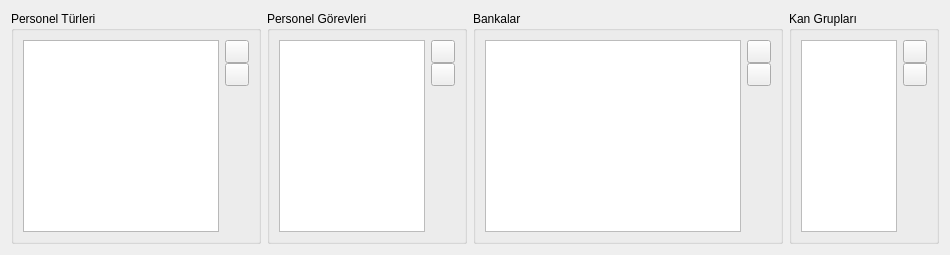
      <widget class="QWidget" name="tab_personel_sabitleri">
       <property name="styleSheet">
        <string notr="true"/>
       </property>
       <attribute name="title">
        <string>Personeller</string>
       </attribute>
       <layout class="QHBoxLayout" name="horizontalLayout">
        <item>
         <widget class="QGroupBox" name="grp_turler">
          <property name="maximumSize">
           <size>
            <width>250</width>
            <height>16777215</height>
           </size>
          </property>
          <property name="title">
           <string>Personel Türleri</string>
          </property>
          <layout class="QHBoxLayout" name="horizontalLayout_2">
           <item>
            <widget class="QListWidget" name="list_turler">
             <property name="autoFillBackground">
              <bool>false</bool>
             </property>
             <property name="styleSheet">
              <string notr="true"/>
             </property>
            </widget>
           </item>
           <item>
            <layout class="QVBoxLayout" name="verticalLayout">
             <property name="spacing">
              <number>0</number>
             </property>
             <item>
              <widget class="QToolButton" name="btn_ekle_turler">
               <property name="minimumSize">
                <size>
                 <width>0</width>
                 <height>0</height>
                </size>
               </property>
               <property name="styleSheet">
                <string notr="true">image:url(:/simgeler/ekle.ico)</string>
               </property>
               <property name="text">
                <string/>
               </property>
               <property name="icon">
                <iconset resource="../icons/resource.qrc">
                 <normaloff>:/simgeler/ekle.ico</normaloff>:/simgeler/ekle.ico</iconset>
               </property>
              </widget>
             </item>
             <item>
              <widget class="QToolButton" name="btn_sil_turler">
               <property name="minimumSize">
                <size>
                 <width>0</width>
                 <height>0</height>
                </size>
               </property>
               <property name="text">
                <string/>
               </property>
               <property name="icon">
                <iconset resource="../icons/resource.qrc">
                 <normaloff>:/simgeler/remove.ico</normaloff>:/simgeler/remove.ico</iconset>
               </property>
              </widget>
             </item>
             <item>
              <spacer name="verticalSpacer">
               <property name="orientation">
                <enum>Qt::Orientation::Vertical</enum>
               </property>
               <property name="sizeHint" stdset="0">
                <size>
                 <width>20</width>
                 <height>40</height>
                </size>
               </property>
              </spacer>
             </item>
            </layout>
           </item>
          </layout>
         </widget>
        </item>
        <item>
         <widget class="QGroupBox" name="grp_gorev">
          <property name="maximumSize">
           <size>
            <width>200</width>
            <height>16777215</height>
           </size>
          </property>
          <property name="title">
           <string>Personel Görevleri</string>
          </property>
          <layout class="QHBoxLayout" name="horizontalLayout_3">
           <item>
            <widget class="QListWidget" name="list_gorev">
             <property name="styleSheet">
              <string notr="true">QListWidget {
    outline: 0; /* Seçim çerçevesini kaldırır */
    border: 1px solid #bcbcbc; /* Dış çerçeve */
}

QListWidget::item {
    border-bottom: 1px solid #d1d1d1; /* İŞTE BU: Satırları bölen belirgin çizgi */
}</string>
             </property>
            </widget>
           </item>
           <item>
            <layout class="QVBoxLayout" name="verticalLayout_2">
             <property name="spacing">
              <number>0</number>
             </property>
             <item>
              <widget class="QToolButton" name="btn_ekle_gorev">
               <property name="minimumSize">
                <size>
                 <width>0</width>
                 <height>0</height>
                </size>
               </property>
               <property name="text">
                <string/>
               </property>
               <property name="icon">
                <iconset resource="../icons/resource.qrc">
                 <normaloff>:/simgeler/ekle.ico</normaloff>:/simgeler/ekle.ico</iconset>
               </property>
              </widget>
             </item>
             <item>
              <widget class="QToolButton" name="btn_sil_gorev">
               <property name="minimumSize">
                <size>
                 <width>0</width>
                 <height>0</height>
                </size>
               </property>
               <property name="text">
                <string/>
               </property>
               <property name="icon">
                <iconset resource="../icons/resource.qrc">
                 <normaloff>:/simgeler/remove.ico</normaloff>:/simgeler/remove.ico</iconset>
               </property>
              </widget>
             </item>
             <item>
              <spacer name="verticalSpacer_2">
               <property name="orientation">
                <enum>Qt::Orientation::Vertical</enum>
               </property>
               <property name="sizeHint" stdset="0">
                <size>
                 <width>20</width>
                 <height>40</height>
                </size>
               </property>
              </spacer>
             </item>
            </layout>
           </item>
          </layout>
         </widget>
        </item>
        <item>
         <widget class="QGroupBox" name="grp_banka">
          <property name="maximumSize">
           <size>
            <width>550</width>
            <height>16777215</height>
           </size>
          </property>
          <property name="title">
           <string>Bankalar</string>
          </property>
          <layout class="QHBoxLayout" name="horizontalLayout_4">
           <item>
            <widget class="QListWidget" name="list_banka">
             <property name="styleSheet">
              <string notr="true">QListWidget {
    outline: 0; /* Seçim çerçevesini kaldırır */
    border: 1px solid #bcbcbc; /* Dış çerçeve */
}

QListWidget::item {
    border-bottom: 1px solid #d1d1d1; /* İŞTE BU: Satırları bölen belirgin çizgi */
}</string>
             </property>
            </widget>
           </item>
           <item>
            <layout class="QVBoxLayout" name="verticalLayout_3">
             <property name="spacing">
              <number>0</number>
             </property>
             <item>
              <widget class="QToolButton" name="btn_ekle_banka">
               <property name="minimumSize">
                <size>
                 <width>0</width>
                 <height>0</height>
                </size>
               </property>
               <property name="text">
                <string/>
               </property>
               <property name="icon">
                <iconset resource="../icons/resource.qrc">
                 <normaloff>:/simgeler/ekle.ico</normaloff>:/simgeler/ekle.ico</iconset>
               </property>
              </widget>
             </item>
             <item>
              <widget class="QToolButton" name="btn_sil_banka">
               <property name="minimumSize">
                <size>
                 <width>0</width>
                 <height>0</height>
                </size>
               </property>
               <property name="text">
                <string/>
               </property>
               <property name="icon">
                <iconset resource="../icons/resource.qrc">
                 <normaloff>:/simgeler/remove.ico</normaloff>:/simgeler/remove.ico</iconset>
               </property>
              </widget>
             </item>
             <item>
              <spacer name="verticalSpacer_3">
               <property name="orientation">
                <enum>Qt::Orientation::Vertical</enum>
               </property>
               <property name="sizeHint" stdset="0">
                <size>
                 <width>20</width>
                 <height>40</height>
                </size>
               </property>
              </spacer>
             </item>
            </layout>
           </item>
          </layout>
         </widget>
        </item>
        <item>
         <widget class="QGroupBox" name="grp_kan">
          <property name="maximumSize">
           <size>
            <width>150</width>
            <height>16777215</height>
           </size>
          </property>
          <property name="title">
           <string>Kan Grupları</string>
          </property>
          <layout class="QHBoxLayout" name="horizontalLayout_5">
           <item>
            <widget class="QListWidget" name="list_kan">
             <property name="styleSheet">
              <string notr="true">QListWidget {
    outline: 0; /* Seçim çerçevesini kaldırır */
    border: 1px solid #bcbcbc; /* Dış çerçeve */
}

QListWidget::item {
    border-bottom: 1px solid #d1d1d1; /* İŞTE BU: Satırları bölen belirgin çizgi */
}</string>
             </property>
            </widget>
           </item>
           <item>
            <layout class="QVBoxLayout" name="verticalLayout_4">
             <property name="spacing">
              <number>0</number>
             </property>
             <item>
              <widget class="QToolButton" name="btn_ekle_kan">
               <property name="minimumSize">
                <size>
                 <width>0</width>
                 <height>0</height>
                </size>
               </property>
               <property name="text">
                <string/>
               </property>
               <property name="icon">
                <iconset resource="../icons/resource.qrc">
                 <normaloff>:/simgeler/ekle.ico</normaloff>:/simgeler/ekle.ico</iconset>
               </property>
              </widget>
             </item>
             <item>
              <widget class="QToolButton" name="btn_sil_kan">
               <property name="minimumSize">
                <size>
                 <width>0</width>
                 <height>0</height>
                </size>
               </property>
               <property name="text">
                <string/>
               </property>
               <property name="icon">
                <iconset resource="../icons/resource.qrc">
                 <normaloff>:/simgeler/remove.ico</normaloff>:/simgeler/remove.ico</iconset>
               </property>
              </widget>
             </item>
             <item>
              <spacer name="verticalSpacer_4">
               <property name="orientation">
                <enum>Qt::Orientation::Vertical</enum>
               </property>
               <property name="sizeHint" stdset="0">
                <size>
                 <width>20</width>
                 <height>40</height>
                </size>
               </property>
              </spacer>
             </item>
            </layout>
           </item>
          </layout>
         </widget>
        </item>
       </layout>
      </widget>
